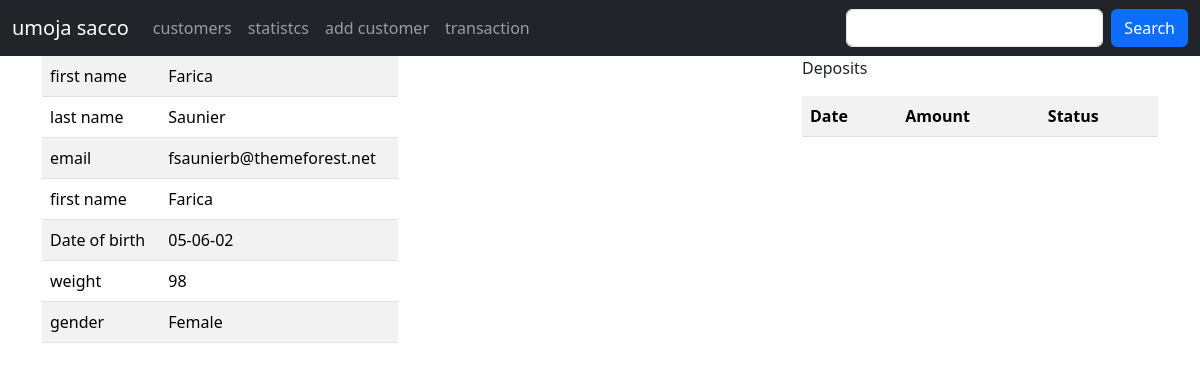
Before: /customers/details/12 with the older database file.
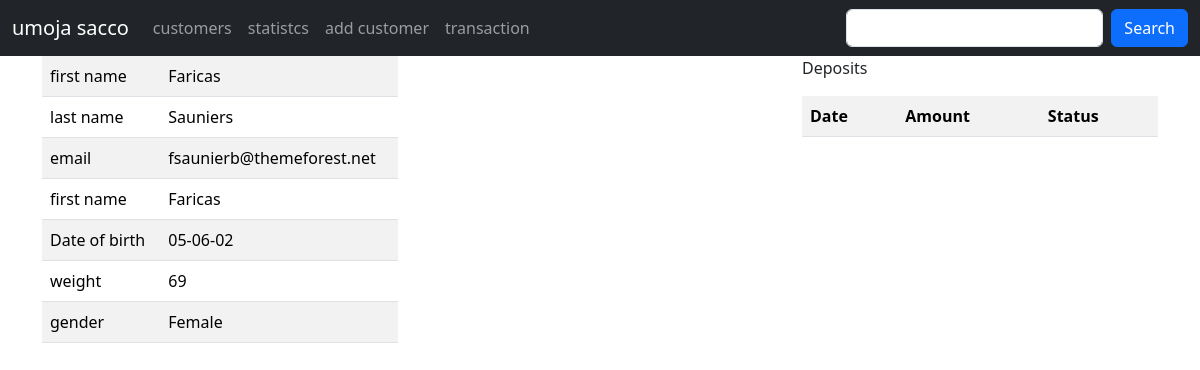
After: the same page with the newer database file.
### dbs/models.py (models this page shows, shortened)
class Customer(models.Model):
    first_name = models.CharField(max_length=30)
    last_name = models.CharField(max_length=30)
    email = models.EmailField(unique=True)
    dob = models.DateField()
    gender = models.CharField(max_length=10)
    weight = models.PositiveIntegerField(default=0)
    created_at = models.DateTimeField(auto_now_add=True)
    updated_at = models.DateTimeField(auto_now=True)
    class Meta:
        db_table = 'customers'

### dbs/views.py (the view)
# urls.py: path('customers/details/<int:customer_id>', views.customer_details, name='customer_details'),
def customer_details(request,customer_id):
    customer = Customer.objects.get(id=customer_id)
    deposits = Deposit.objects.filter(customer=customer_id)
    return render(request,"details.html",{"deposits":deposits,"customer":customer})

### templates/details.html (shortened to what this page needs)
{% extends 'master.html' %}
{% load static %}
{% block content %}
	<div class="container">
    <div class="row">
        <div class="col-sm-4">
            <table class="table table-striped">
                <tr>
                    <td>first name</td>
                    <td>{{ customer.first_name }}</td>
                </tr>
                 <tr>
                    <td>last name</td>
                    <td>{{ customer.last_name }}</td>
                </tr>
                 <tr>
                    <td>email</td>
                    <td>{{ customer.email }}</td>
                </tr>
                 <tr>
                    <td>first name</td>
                    <td>{{ customer.first_name }}</td>
                </tr>
                 <tr>
                    <td>Date of birth</td>
                    <td>{{ customer.dob | date:"d-m-y " }}</td>
                </tr>
                 <tr>
                    <td>weight</td>
                    <td>{{ customer.weight }}</td>
                </tr>
                 <tr>
                    <td>gender</td>
                    <td>{{ customer.gender }}</td>
                </tr>
            </table>
        </div>
            <div class="col-sm-4">
            </div>
       <div class="col-sm-4">
               <p>Deposits</p>
               <table class="table table-striped">
                   <tr>
                       <th>Date</th>
                       <th>Amount</th>
                       <th>Status</th>
                   </tr>
               </table>
        </div>
    </div>
{% endblock %}

### templates/master.html (shortened to what this page needs)
<!DOCTYPE html>
<html lang="en">
<head>
    <link href="https://cdn.jsdelivr.net/npm/bootstrap@5.3.3/dist/css/bootstrap.min.css" rel="stylesheet">
</head>
<body>
 <nav class="navbar navbar-expand-sm navbar-dark bg-dark">
  <div class="container-fluid">
    <a class="navbar-brand" href="">umoja sacco</a>
    <div class="collapse navbar-collapse" id="mynavbar">
      <ul class="navbar-nav me-auto">
        <li class="nav-item">
          <a class="nav-link" href="{% url 'customers' %}">customers</a>
        </li>
        <li class="nav-item">
          <a class="nav-link" href="">statistcs</a>
        </li>
           <li class="nav-item">
          <a class="nav-link" href="{% url 'add_customer' %}">add customer</a>
        </li>
        <li class="nav-item">
          <a class="nav-link" href="">transaction</a>
        </li>
      </ul>
      <form class="d-flex" method="get" action="{% url 'search_customer' %}">
        <input class="form-control me-2" type="text" name="search">
        <button class="btn btn-primary" type="submit">Search</button>
      </form>
    </div>
  </div>
</nav>
{% block content %}
 {% endblock %}
</body>
</html>

Changed rows visible on the page:
changed Customer "fsaunierb@themeforest.net": first_name "Farica" → "Faricas"; last_name "Saunier" → "Sauniers"; weight "98" → "69"
